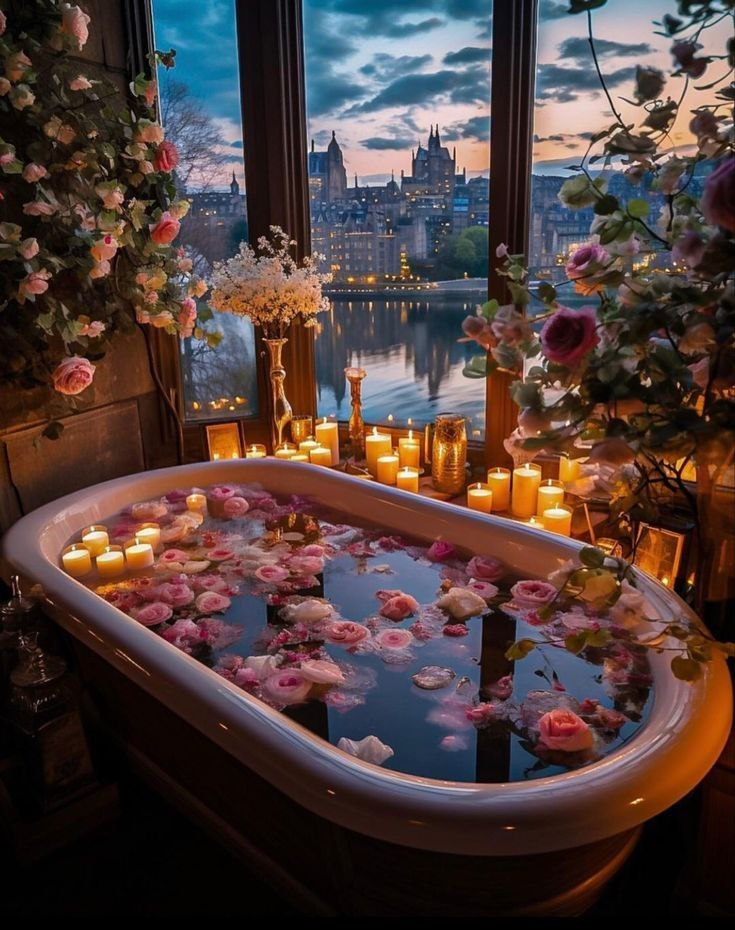
#> input picture ColorImageProcessing/input/photo_2024-03-04_12-37-30.jpg, 735 x 930 px, found by its file name
$ jupyter execute BGR2gray.ipynb
#> lines starting #> are read from the running program, lines starting #| are printed output that depends on the picture
[cell 1]
import cv2
import numpy as np
import matplotlib.pyplot as plt

[cell 2]
color = cv2.imread("input\photo_2024-03-04_12-37-30.jpg")
#> color is the input picture: shape (930, 735, 3); mean B, G, R 58.3, 61.4, 79.4
color = cv2.cvtColor(color , cv2.COLOR_BGR2RGB)
plt.imshow(color)

[cell 3]
def rgb2gray(r, g, b):
    gray = ((r + g + b)/3)
    return gray

r, g, b = cv2.split(color)
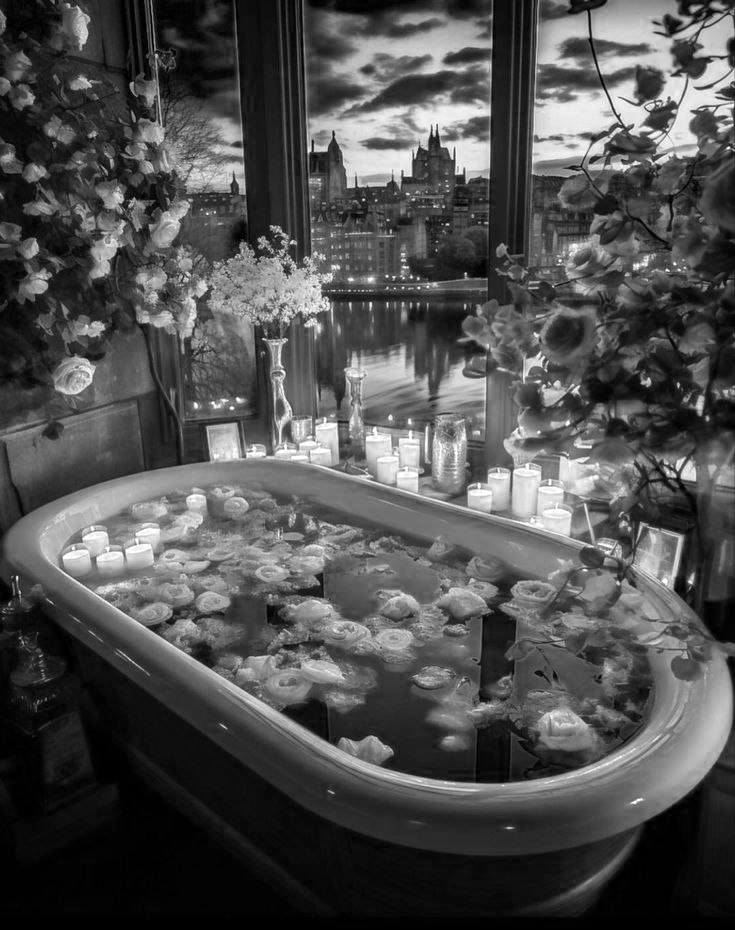
#> r: shape (930, 735); min 0, max 255, mean 79.4
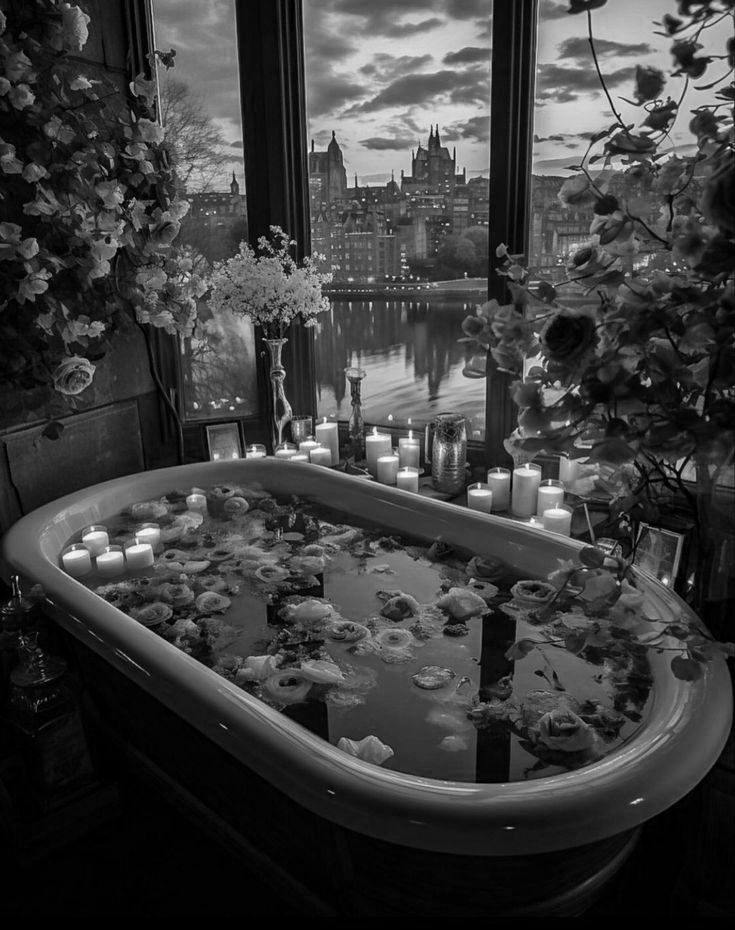
#> g: shape (930, 735); min 0, max 255, mean 61.4
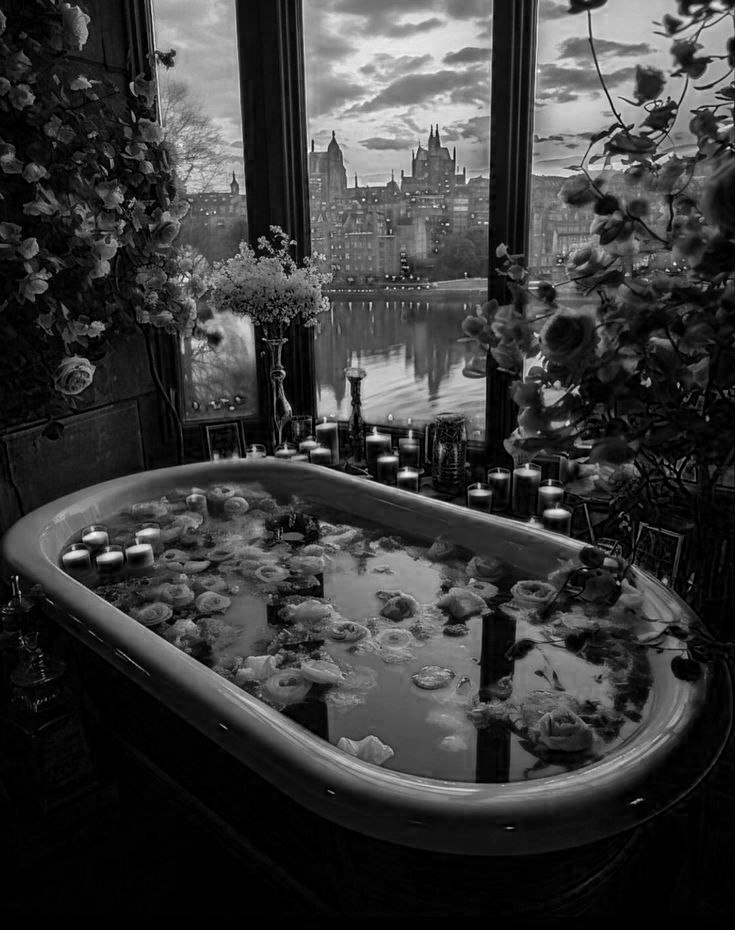
#> b: shape (930, 735); min 0, max 255, mean 58.3
gray = rgb2gray(r, g, b)
#> in rgb2gray, `gray = ((r + g + b)/3)`:
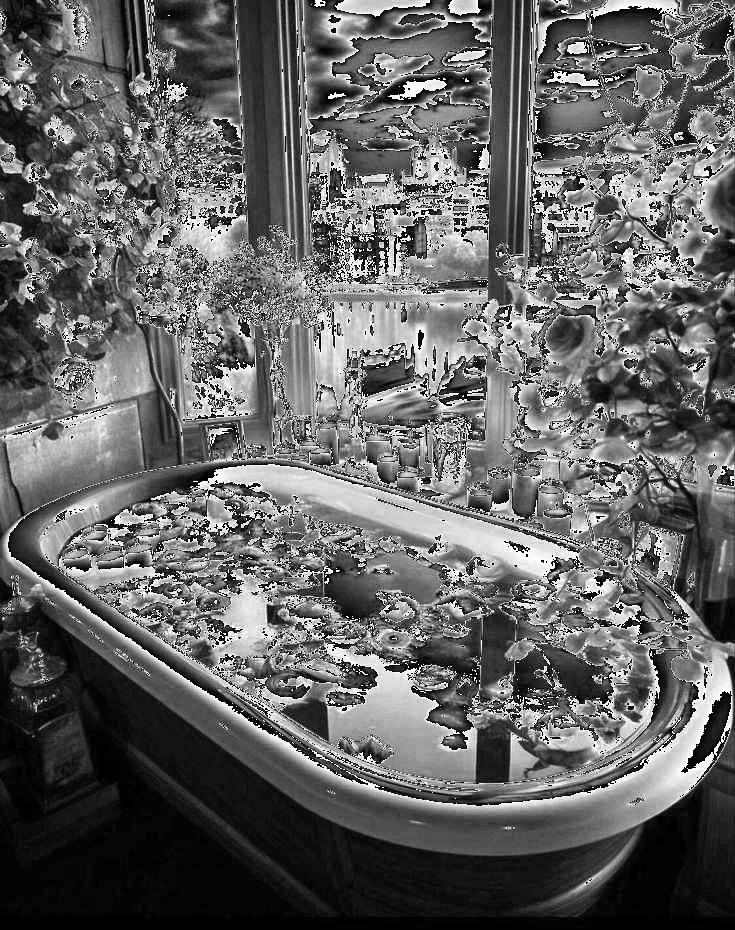
#> gray: shape (930, 735) float64; min 0, max 85, mean 33.4; drawn with min black and max white

cv2.imwrite('grayphoto.jpg', gray)
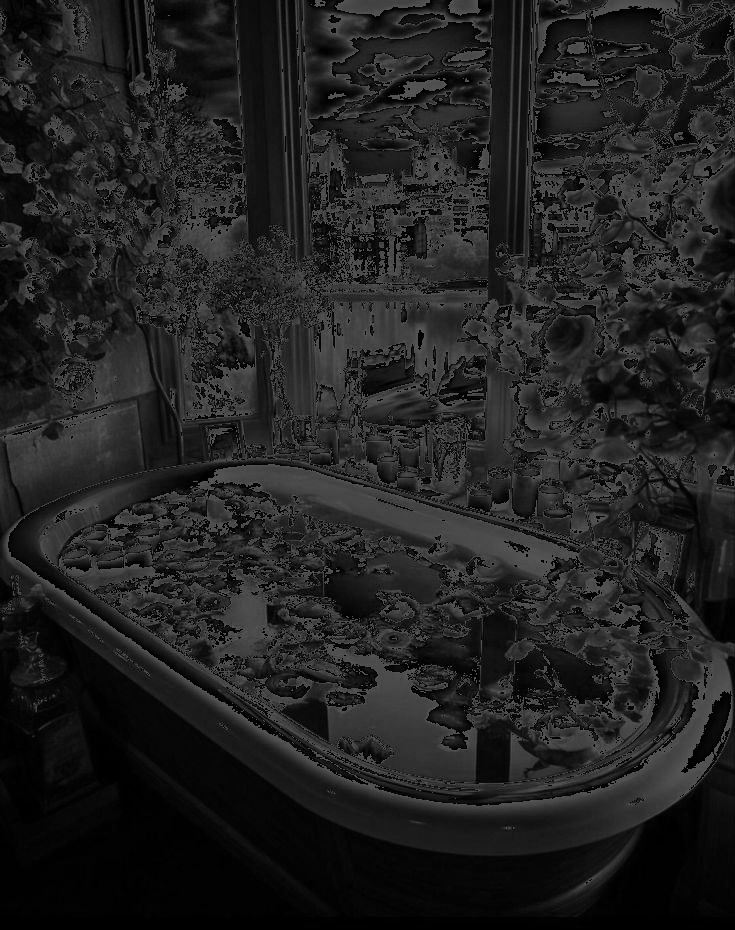
#> saved as grayphoto.jpg: shape (930, 735); min 0, max 85, mean 33.4
plt.imshow(gray, cmap="gray")

$ run again, with ColorImageProcessing/input/watermelon.jpg copied over ColorImageProcessing/input/photo_2024-03-04_12-37-30.jpg
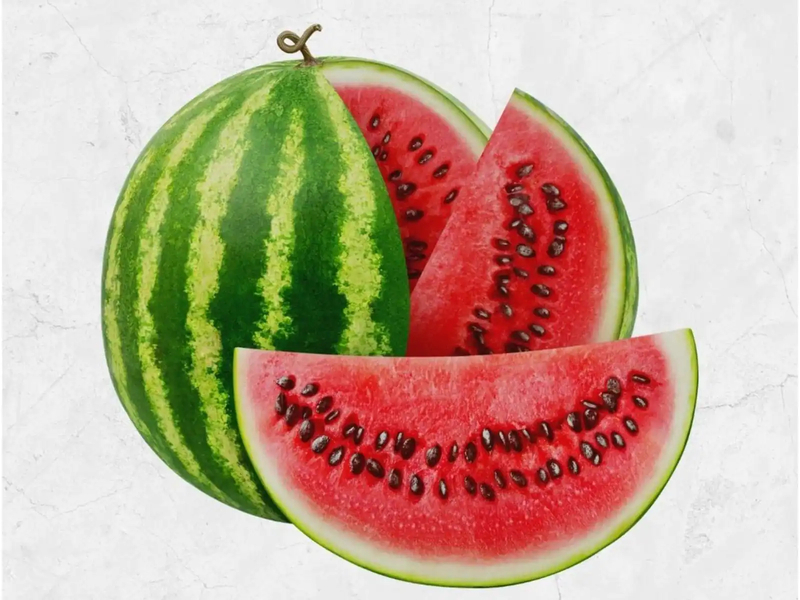
#> input picture ColorImageProcessing/input/watermelon.jpg, 800 x 600 px, found by its file name
#> color is the input picture: shape (600, 800, 3); mean B, G, R 150, 170.9, 196.2
#> in rgb2gray, `gray = ((r + g + b)/3)`:
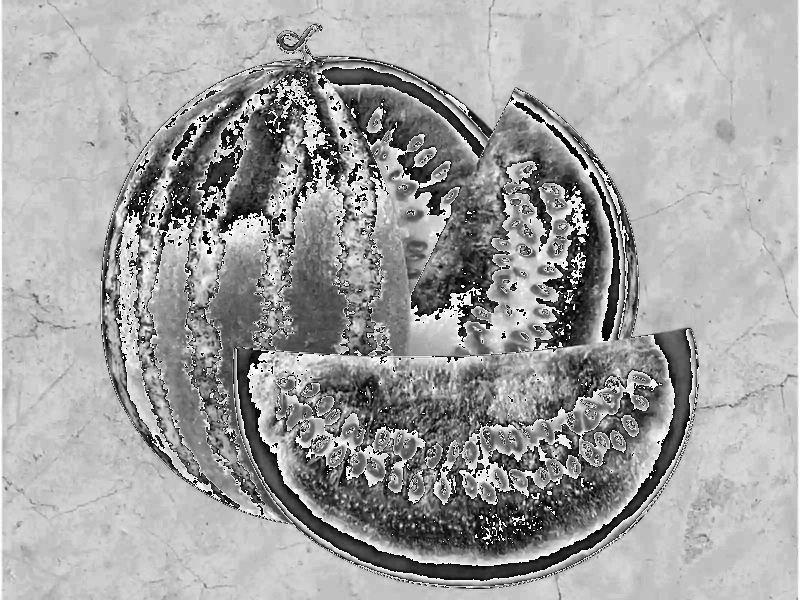
#> gray: shape (600, 800) float64; min 0, max 85, mean 53.8; drawn with min black and max white
#> `cv2.imwrite('grayphoto.jpg', gray)`:
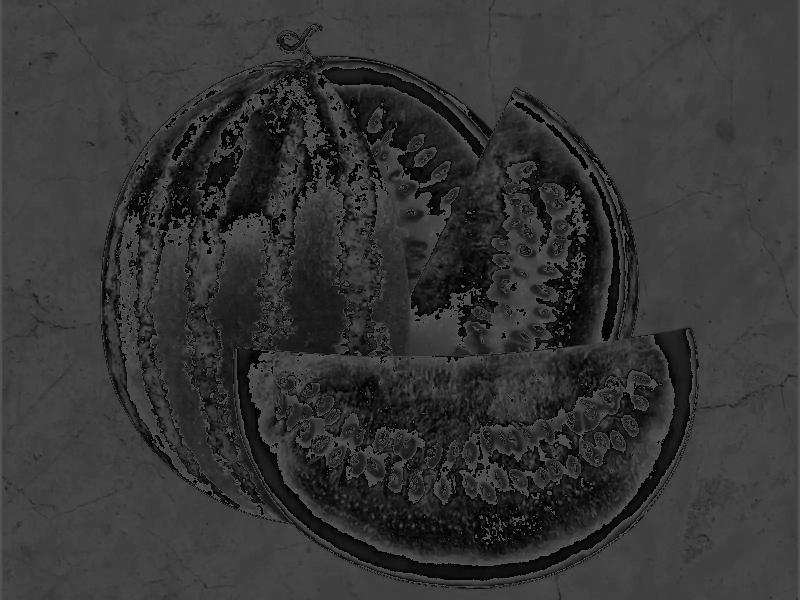
#> saved as grayphoto.jpg: shape (600, 800); min 0, max 85, mean 53.7
